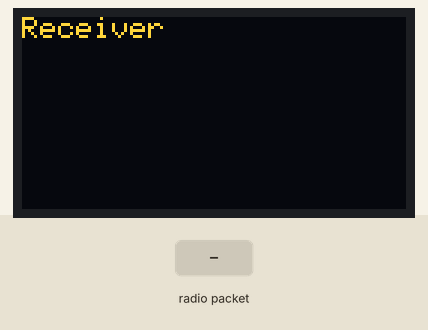
Bench run of a sketch on a simulated Arduino Uno, built with avr-gcc and run on an emulated ATmega328P. Parts: 128×64 one-colour display. Inputs (shaded band) come from the test bench. The OLED is the two-colour kind (top 16 rows yellow); no radio packets arrive unless stated; what the sketch prints to the serial monitor is not drawn.

Above: at 0.1 s.
4.7 s: radio packet "," arrives
6.2 s: radio packet "1" arrives
At 6.7 s:
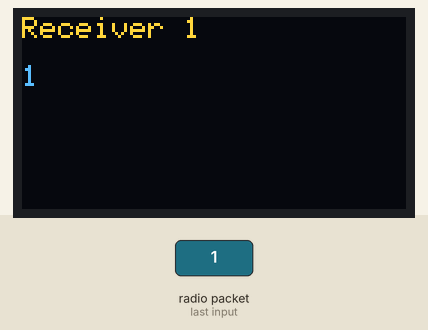
Timing chart, 0 to 9.2 s (numbered marks = the images above; inputs shaded):
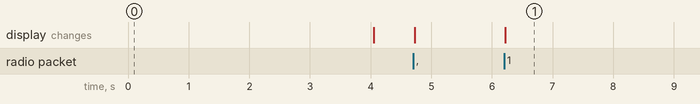

The sketch:

receiver.ino
```cpp
/*
* Getting Started example sketch for nRF24L01+ radios
* This is a very basic example of how to send data from one node to another
* Updated: Dec 2014 by TMRh20
*/

#include <Wire.h>
#include <SSD1306Ascii.h>
#ifdef OLED_SPI
#else
#include <SSD1306AsciiWire.h>

#endif

#include <RF24_config.h>
#include <nRF24L01.h>
#include <SPI.h>
#include <RF24.h>

#include <printf.h>

RF24 radio(9, 10);
static const int receiverAdd[2] = { 0xF0F0F0F0AA, 0xF0F0F0F066 };

#define I2C_ADDRESS 0x3C
SSD1306AsciiWire display;

bool oledAvailable = true;

void initDisplay()
{
    if (!oledAvailable)
    {
        return;
    }

    Serial.println(F("Init OLED"));
    Wire.begin();
    display.begin(&Adafruit128x64, I2C_ADDRESS);
    display.set400kHz();
    display.setFont(Adafruit5x7);
    display.clear();
    display.setCursor(0, 0);
    display.println(F("Receiver"));
    Serial.println(F("OLED ready"));
}


void setup()
{
    Serial.begin(9600);
    Serial.println(F("Setup"));

    initDisplay();

    delay(1000);

    Serial.println(F("Receiver"));

    radio.begin();
    radio.setPALevel(RF24_PA_HIGH);
    radio.openReadingPipe(1, receiverAdd[0]);
    radio.openReadingPipe(2, receiverAdd[1]);
    radio.startListening();
}

void displayBuffer(char* buffer, uint8_t pipeNum)
{
    if (oledAvailable)
    {
        int len = strlen(buffer);
        display.setCursor(0, 0);

        display.clearToEOL();
        display.print(F("Receiver "));
        display.println(pipeNum);
        display.println();

        if (pipeNum == 2)
        {
            display.setCursor(0, 5);
        }

        for (int i = 0; i < len; ++i)
        {
            if (buffer[i] == ',')
            {
                display.println();
                display.clearToEOL();
            }
            else
            {
                display.print(buffer[i]);
            }

        }
    }

    Serial.print(F("Buffer: "));
    Serial.println(buffer);
}

int numNoRadio = 0;
void loop()
{
    char buffer[32];
    buffer[0] = '\0';

    uint8_t pipeNum = 0;
    if (radio.available(&pipeNum))
    {
        numNoRadio = 0;

        digitalWrite(13, HIGH);
        radio.read(&buffer, 32);

        displayBuffer(buffer, pipeNum);
        digitalWrite(13, LOW);
    }
    else
    {
        numNoRadio++;
        if (numNoRadio > 300)
        {
            numNoRadio = 0;
            display.clear();
            display.print("Receiver, no data");
        }
    }

    delay(10);
}
```

Measured:
- after the input at 6.2 s, the display: changes at once (image 1)
